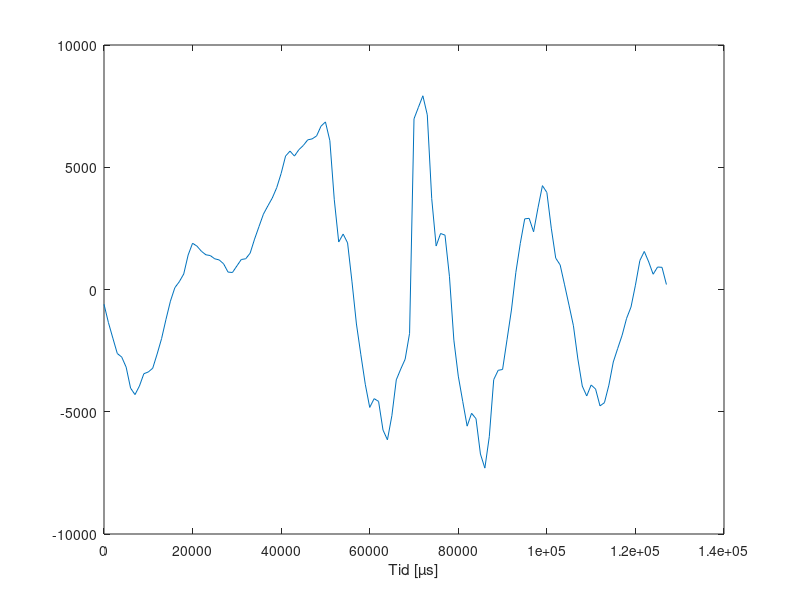
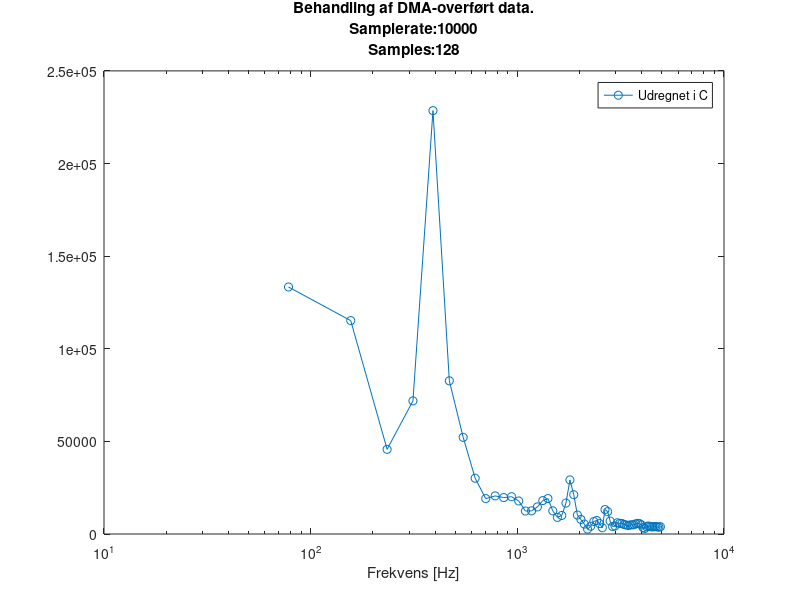

Write MATLAB code to recreate these figures, in order.
clear;
fs = 10000
InputArray = load('log0734input.txt');
N = numel(InputArray)


calculatedCoeffs = load('log0734coeffs.txt');

magnitudeCoeffs = calculatedCoeffs(:,3);
N_vek = (0:N - 1);
t_vek = N_vek ./ fs;

sampleResolution = fs/N;
bins = [0:N - 1]; % Antal fft_bins
freq = bins * sampleResolution; % Frekvensakse

mean(InputArray)
InputArray = InputArray - mean(InputArray);


figure(1);clf;
plot(t_vek*10e6, InputArray')
xlabel('Tid [µs]');




fftResult = fft(InputArray, N);
aCoeffMatResult = 2*abs(fftResult)/N;

figure(4);clf;

semilogx(freq(1:0.5 * end), magnitudeCoeffs, 'marker', 'o','DisplayName','Udregnet i C');
% hold on
% semilogx(freq(1:0.5 * end), aCoeffMatResult(1:0.5 * end),'-.','marker','o', 'DisplayName', 'Udregnet i Matlab');
% hold off 
legend('location','best');
xlabel('Frekvens [Hz]')
title([{'Behandling af DMA-overført data.'},...
{['Samplerate:', num2str(fs)]},...
{['Samples:', num2str(N)]}])

